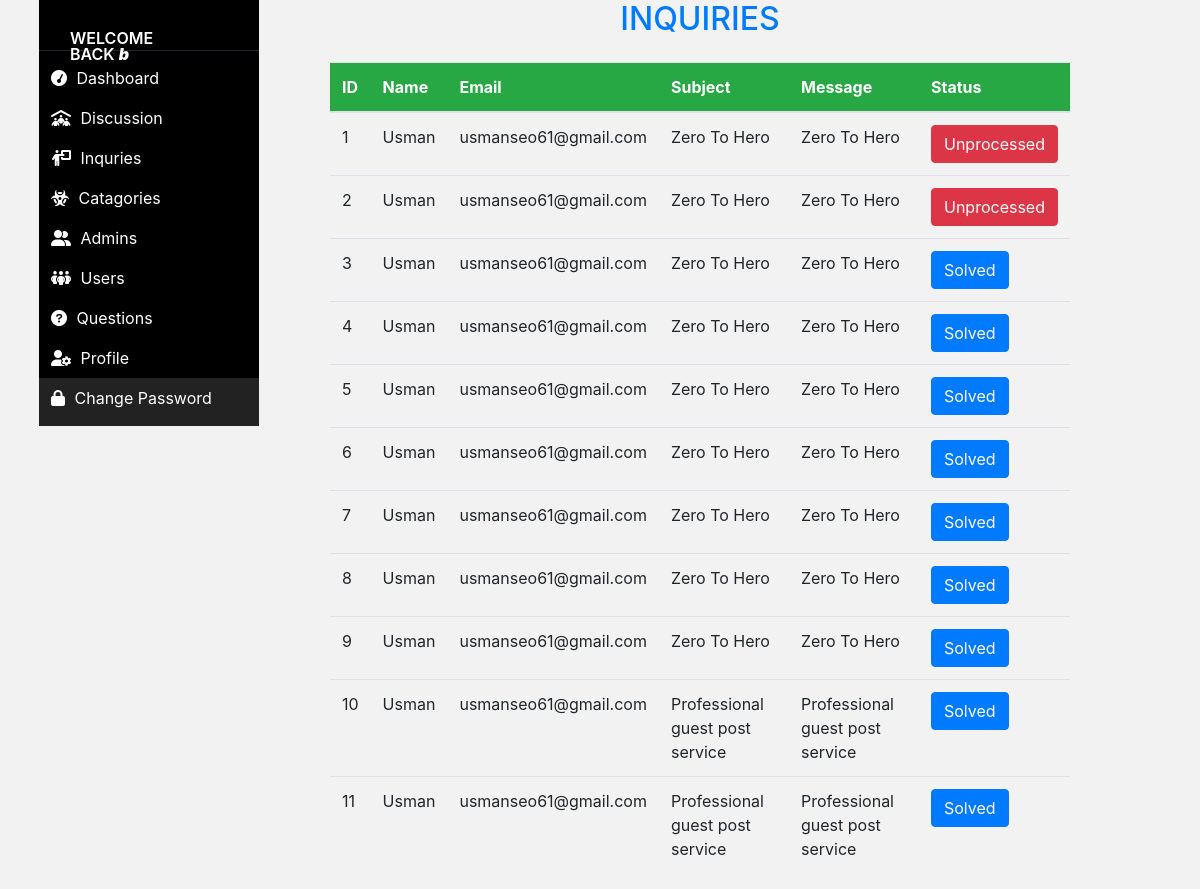
The page /admin/inquries.php (signed in) on the database its author committed.
### tables this page shows
CREATE TABLE `contact` (
  `Contact-id` int(11) NOT NULL,
  `name` varchar(15) NOT NULL,
  `email` varchar(20) NOT NULL,
  `subject` varchar(50) NOT NULL,
  `message` text NOT NULL,
  `Status` tinyint(1) NOT NULL DEFAULT 0,
  `dt` timestamp NOT NULL DEFAULT current_timestamp()
);

### admin/inquries.php (the view, shortened to what this page needs)
<!doctype html>
<html lang="en">
  <head>
    <link rel="stylesheet" href="https://stackpath.bootstrapcdn.com/bootstrap/4.3.1/css/bootstrap.min.css">
  </head>
  <body style="background-color: #f2f2f2";>
    <div class="col-12">
      <div class="row">
        <div class="col-2">
        <?php
include('includes/sidebar.php');
                ?>
        </div>
        <div class="col-8 offset-1">
          <h2 class="justify-content-center d-flex text-primary">INQUIRIES</h2>
        <?php
  $req = "SELECT * FROM `contact` ORDER BY 'Status' ASC";
  $result = mysqli_query($conn , $req);
  echo"<div class='container'>
  <table class='table mt-4 '>
  <thead>
      <tr class='bg-success text-white'>
          <th>ID</th>
          <th>Name</th>
          <th>Email</th>
          <th>Subject</th>
          <th>Message</th>
          <th>Status</th>
      </tr>
  </thead>
  <tbody>";
  while($row = mysqli_fetch_assoc($result)){
      $User_id = $row['Contact-id'];
      $User_email  = $row['email'];
      $User_name = $row['name'];
      $subject = $row['subject'];
      $message = $row['message'];
      $status = $row['Status'];
      echo'
              <tr>
                  <td scope="row">'. $User_id.'</td>
                  <td>'.$User_name.'</td>
                  <td>'.$User_email.'</td>
                  <td>'.$subject.'</td>
                  <td>'.$message.'</td>';
                  if($status == 1){
                    echo'<td><a name="" id="" class="btn btn-primary" href="#" role="button">Solved</a></td>';
                  }
                  else{
                    echo' <td><a href="inquiry_action.php?id='.$User_id.'" class="btn btn-danger">Unprocessed</a></td>';
                  }
                 echo'
              </tr>
          ';
  }
  echo" </tbody>
  </table>
  </div>";
  ?>
        </div>
      </div>
    </div>
  </body>
</html>

### admin/includes/sidebar.php (shortened to what this page needs)
<?php
if(isset($_SESSION['admin']) && $_SESSION['admin'] == true){
    $user_name = $_SESSION['user_name'];
}
?>
<!doctype html>
<html lang="en">
  <head>
    <link href="//maxcdn.bootstrapcdn.com/bootstrap/4.0.0/css/bootstrap.min.css" rel="stylesheet" id="bootstrap-css">
<link href="includes/side.css" rel="stylesheet" id="bootstrap-css">
  <link href="css/all.min.css" rel="stylesheet" >
    <link rel="stylesheet" href="https://stackpath.bootstrapcdn.com/bootstrap/4.3.1/css/bootstrap.min.css">
  </head>
  <body>
      <div class="main  ml-4 ">
        <aside>
          <div class="sidebar left ">
            <div class="user-panel">
              <div class=" info mb-2 pb-3" >
                <p class=" mb-4">WELCOME BACK <b><i> <?php
                echo$user_name;
                ?> </i></b></p>
              </div>
            </div>
            <ul class="list-sidebar bg-defoult">
              <li> <a href="welcome.php"  class="collapsed active" > <i class="fa fa-tachometer"></i><span class="nav-label"> Dashboard </span>  </a>
            <li> <a href="index.php"  class="collapsed active" > <i class="fa-solid fa-people-roof"></i> <span class="nav-label">Discussion</span>  </a>
            <li> <a href="inquries.php"  class="collapsed active" > <i class="fa-solid fa-person-chalkboard"></i> <span class="nav-label">Inquries</span>  </a>
            <li> <a href="add_catagory.php"  class="collapsed active" > <i class="fa-solid fa-biohazard"></i> <span class="nav-label">Catagories</span>  </a>
            <li> <a href="alladmins.php"  class="collapsed active" > <i class="fa-solid fa-user-group"></i> <span class="nav-label">Admins</span>  </a>
            <li> <a href="allusers.php"  class="collapsed active" ><i class="fa-solid fa-people-group"></i> <span class="nav-label">Users</span>  </a>
            <li> <a href="all_questions.php"  class="collapsed active" > <i class="fa-solid fa-circle-question"></i> <span class="nav-label">Questions</span>  </a>
          </li>
          <li> <a href="admin_profile.php"  class="collapsed active" ><i class="fa-solid fa-user-gear"></i> <span class="nav-label">Profile</span><span class=""></span></a>
        </li>
      <li class="pb-2"> <a href="#"><i class="fa-solid fa-lock "></i> <span class="nav-label">Change Password</span> </a></li>
    </ul>
    </div>
    </aside>
    </div>
      </body>
</html>

### rows shown on the page
contact: value "1", name "Usman", email "usmanseo61@gmail.com", subject "Zero To Hero", message "Zero To Hero"
contact: value "2", name "Usman", email "usmanseo61@gmail.com", subject "Zero To Hero", message "Zero To Hero"
contact: value "3", name "Usman", email "usmanseo61@gmail.com", subject "Zero To Hero", message "Zero To Hero", Status "Solved"
contact: value "4", name "Usman", email "usmanseo61@gmail.com", subject "Zero To Hero", message "Zero To Hero", Status "Solved"
contact: value "5", name "Usman", email "usmanseo61@gmail.com", subject "Zero To Hero", message "Zero To Hero", Status "Solved"
contact: value "6", name "Usman", email "usmanseo61@gmail.com", subject "Zero To Hero", message "Zero To Hero", Status "Solved"
contact: value "7", name "Usman", email "usmanseo61@gmail.com", subject "Zero To Hero", message "Zero To Hero", Status "Solved"
contact: value "8", name "Usman", email "usmanseo61@gmail.com", subject "Zero To Hero", message "Zero To Hero", Status "Solved"
contact: value "9", name "Usman", email "usmanseo61@gmail.com", subject "Zero To Hero", message "Zero To Hero", Status "Solved"
contact: value "10", name "Usman", email "usmanseo61@gmail.com", subject "Professional guest post service", message "Professional guest post service", Status "Solved"
contact: value "11", name "Usman", email "usmanseo61@gmail.com", subject "Professional guest post service", message "Professional guest post service", Status "Solved"

### other values the page prints
$user_name "b"
